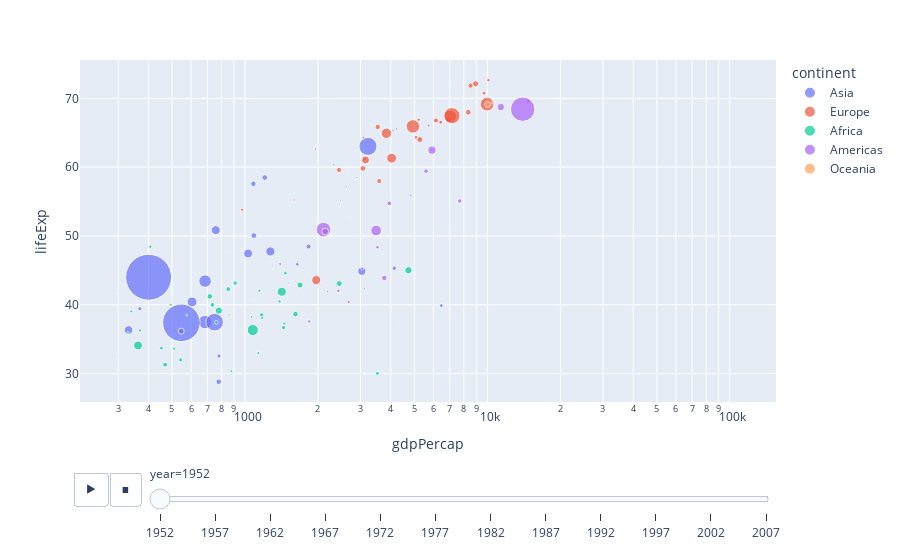

The notebook cell saved with this chart:
### Code cell
fig = px.scatter(df, x="gdpPercap", y="lifeExp",
	         size="pop", color="continent", animation_frame = "year",
                 hover_name="country", log_x=True, size_max=50)
fig.show()

### Figure 1 — Plotly figure (JSON) as saved in the notebook; plotly's stock layout.template omitted (floating-point values rounded to 4 significant figures)
{"data": [{"hovertemplate": "<b>%{hovertext}</b><br><br>continent=Asia<br>year=1952<br>gdpPercap=%{x}<br>lifeExp=%{y}<br>pop=%{marker.size}<extra></extra>", "hovertext": ["Afghanistan", "Bahrain", "Bangladesh", "Cambodia", "China", "Hong Kong, China", "India", "Indonesia", "Iran", "Iraq", "Israel", "Japan", "Jordan", "Korea, Dem. Rep.", "Korea, Rep.", "Kuwait", "Lebanon", "Malaysia", "Mongolia", "Myanmar", "Nepal", "Oman", "Pakistan", "Philippines", "Saudi Arabia", "Singapore", "Sri Lanka", "Syria", "Taiwan", "Thailand", "Vietnam", "West Bank and Gaza", "Yemen, Rep."], "legendgroup": "Asia", "marker": {"color": "#636efa", "size": [8425333, 120447, 46886859, 4693836, 556263527, 2125900, 372000000, 82052000, 17272000, 5441766, 1620914, 86459025, 607914, 8865488, 20947571, 160000, 1439529, 6748378, 800663, 20092996, 9182536, 507833, 41346560, 22438691, 4005677, 1127000, 7982342, 3661549, 8550362, 21289402, 26246839, 1030585, 4963829], "sizemode": "area", "sizeref": 527500.0, "symbol": "circle"}, "mode": "markers", "name": "Asia", "orientation": "v", "showlegend": true, "type": "scatter", "x": [779.4, 9867.0, 684.2, 368.5, 400.4, 3054.0, 546.6, 749.7, 3035.0, 4130.0, 4087.0, 3217.0, 1547.0, 1088.0, 1031.0, 108400.0, 4835.0, 1831.0, 786.6, 331, 545.9, 1828.0, 684.6, 1273.0, 6460.0, 2315.0, 1084.0, 1643.0, 1207.0, 757.8, 605.1, 1516.0, 781.7], "xaxis": "x", "y": [28.8, 50.94, 37.48, 39.42, 44, 60.96, 37.37, 37.47, 44.87, 45.32, 65.39, 63.03, 43.16, 50.06, 47.45, 55.56, 55.93, 48.46, 42.24, 36.32, 36.16, 37.58, 43.44, 47.75, 39.88, 60.4, 57.59, 45.88, 58.5, 50.85, 40.41, 43.16, 32.55], "yaxis": "y"}, {"hovertemplate": "<b>%{hovertext}</b><br><br>continent=Europe<br>year=1952<br>gdpPercap=%{x}<br>lifeExp=%{y}<br>pop=%{marker.size}<extra></extra>", "hovertext": ["Albania", "Austria", "Belgium", "Bosnia and Herzegovina", "Bulgaria", "Croatia", "Czech Republic", "Denmark", "Finland", "France", "Germany", "Greece", "Hungary", "Iceland", "Ireland", "Italy", "Montenegro", "Netherlands", "Norway", "Poland", "Portugal", "Romania", "Serbia", "Slovak Republic", "Slovenia", "Spain", "Sweden", "Switzerland", "Turkey", "United Kingdom"], "legendgroup": "Europe", "marker": {"color": "#EF553B", "size": [1282697, 6927772, 8730405, 2791000, 7274900, 3882229, 9125183, 4334000, 4090500, 42459667, 69145952, 7733250, 9504000, 147962, 2952156, 47666000, 413834, 10381988, 3327728, 25730551, 8526050, 16630000, 6860147, 3558137, 1489518, 28549870, 7124673, 4815000, 22235677, 50430000], "sizemode": "area", "sizeref": 527500.0, "symbol": "circle"}, "mode": "markers", "name": "Europe", "orientation": "v", "showlegend": true, "type": "scatter", "x": [1601.0, 6137.0, 8343.0, 973.5, 2444.0, 3119.0, 6876.0, 9692.0, 6425.0, 7030.0, 7144.0, 3531.0, 5264.0, 7268.0, 5210.0, 4931.0, 2648.0, 8942.0, 10100.0, 4029.0, 3068.0, 3145.0, 3581.0, 5075.0, 4215.0, 3834.0, 8528.0, 14730.0, 1969.0, 9980.0], "xaxis": "x", "y": [55.23, 66.8, 68, 53.82, 59.6, 61.21, 66.87, 70.78, 66.55, 67.41, 67.5, 65.86, 64.03, 72.49, 66.91, 65.94, 59.16, 72.13, 72.67, 61.31, 59.82, 61.05, 58.0, 64.36, 65.57, 64.94, 71.86, 69.62, 43.59, 69.18], "yaxis": "y"}, {"hovertemplate": "<b>%{hovertext}</b><br><br>continent=Africa<br>year=1952<br>gdpPercap=%{x}<br>lifeExp=%{y}<br>pop=%{marker.size}<extra></extra>", "hovertext": ["Algeria", "Angola", "Benin", "Botswana", "Burkina Faso", "Burundi", "Cameroon", "Central African Republic", "Chad", "Comoros", "Congo, Dem. Rep.", "Congo, Rep.", "Cote d'Ivoire", "Djibouti", "Egypt", "Equatorial Guinea", "Eritrea", "Ethiopia", "Gabon", "Gambia", "Ghana", "Guinea", "Guinea-Bissau", "Kenya", "Lesotho", "Liberia", "Libya", "Madagascar", "Malawi", "Mali", "Mauritania", "Mauritius", "Morocco", "Mozambique", "Namibia", "Niger", "Nigeria", "Reunion", "Rwanda", "Sao Tome and Principe", "Senegal", "Sierra Leone", "Somalia", "South Africa", "Sudan", "Swaziland", "Tanzania", "Togo", "Tunisia", "Uganda", "Zambia", "Zimbabwe"], "legendgroup": "Africa", "marker": {"color": "#00cc96", "size": [9279525, 4232095, 1738315, 442308, 4469979, 2445618, 5009067, 1291695, 2682462, 153936, 14100005, 854885, 2977019, 63149, 22223309, 216964, 1438760, 20860941, 420702, 284320, 5581001, 2664249, 580653, 6464046, 748747, 863308, 1019729, 4762912, 2917802, 3838168, 1022556, 516556, 9939217, 6446316, 485831, 3379468, 33119096, 257700, 2534927, 60011, 2755589, 2143249, 2526994, 14264935, 8504667, 290243, 8322925, 1219113, 3647735, 5824797, 2672000, 3080907], "sizemode": "area", "sizeref": 527500.0, "symbol": "circle"}, "mode": "markers", "name": "Africa", "orientation": "v", "showlegend": true, "type": "scatter", "x": [2449.0, 3521.0, 1063.0, 851.2, 543.3, 339.3, 1173.0, 1071.0, 1179.0, 1103.0, 780.5, 2126.0, 1389.0, 2670.0, 1419.0, 375.6, 328.9, 362.1, 4293.0, 485.2, 911.3, 510.2, 299.9, 853.5, 298.8, 575.6, 2388.0, 1443.0, 369.2, 452.3, 743.1, 1968.0, 1688.0, 468.5, 2424.0, 761.9, 1077.0, 2719.0, 493.3, 879.6, 1450.0, 879.8, 1136.0, 4725.0, 1616.0, 1148.0, 716.7, 859.8, 1468.0, 734.8, 1147.0, 406.9], "xaxis": "x", "y": [43.08, 30.02, 38.22, 47.62, 31.98, 39.03, 38.52, 35.46, 38.09, 40.72, 39.14, 42.11, 40.48, 34.81, 41.89, 34.48, 35.93, 34.08, 37.0, 30, 43.15, 33.61, 32.5, 42.27, 42.14, 38.48, 42.72, 36.68, 36.26, 33.69, 40.54, 50.99, 42.87, 31.29, 41.73, 37.44, 36.32, 52.72, 40, 46.47, 37.28, 30.33, 32.98, 45.01, 38.63, 41.41, 41.22, 38.6, 44.6, 39.98, 42.04, 48.45], "yaxis": "y"}, {"hovertemplate": "<b>%{hovertext}</b><br><br>continent=Americas<br>year=1952<br>gdpPercap=%{x}<br>lifeExp=%{y}<br>pop=%{marker.size}<extra></extra>", "hovertext": ["Argentina", "Bolivia", "Brazil", "Canada", "Chile", "Colombia", "Costa Rica", "Cuba", "Dominican Republic", "Ecuador", "El Salvador", "Guatemala", "Haiti", "Honduras", "Jamaica", "Mexico", "Nicaragua", "Panama", "Paraguay", "Peru", "Puerto Rico", "Trinidad and Tobago", "United States", "Uruguay", "Venezuela"], "legendgroup": "Americas", "marker": {"color": "#ab63fa", "size": [17876956, 2883315, 56602560, 14785584, 6377619, 12350771, 926317, 6007797, 2491346, 3548753, 2042865, 3146381, 3201488, 1517453, 1426095, 30144317, 1165790, 940080, 1555876, 8025700, 2227000, 662850, 157553000, 2252965, 5439568], "sizemode": "area", "sizeref": 527500.0, "symbol": "circle"}, "mode": "markers", "name": "Americas", "orientation": "v", "showlegend": true, "type": "scatter", "x": [5911.0, 2677.0, 2109.0, 11370.0, 3940.0, 2144.0, 2627.0, 5587.0, 1398.0, 3522.0, 3048.0, 2428.0, 1840.0, 2195.0, 2899.0, 3478.0, 3112.0, 2480.0, 1952.0, 3759.0, 3082.0, 3023.0, 13990.0, 5717.0, 7690.0], "xaxis": "x", "y": [62.48, 40.41, 50.92, 68.75, 54.74, 50.64, 57.21, 59.42, 45.93, 48.36, 45.26, 42.02, 37.58, 41.91, 58.53, 50.79, 42.31, 55.19, 62.65, 43.9, 64.28, 59.1, 68.44, 66.07, 55.09], "yaxis": "y"}, {"hovertemplate": "<b>%{hovertext}</b><br><br>continent=Oceania<br>year=1952<br>gdpPercap=%{x}<br>lifeExp=%{y}<br>pop=%{marker.size}<extra></extra>", "hovertext": ["Australia", "New Zealand"], "legendgroup": "Oceania", "marker": {"color": "#FFA15A", "size": [8691212, 1994794], "sizemode": "area", "sizeref": 527500.0, "symbol": "circle"}, "mode": "markers", "name": "Oceania", "orientation": "v", "showlegend": true, "type": "scatter", "x": [10040.0, 10560.0], "xaxis": "x", "y": [69.12, 69.39], "yaxis": "y"}], "layout": {"legend": {"itemsizing": "constant", "title": {"text": "continent"}, "tracegroupgap": 0}, "margin": {"t": 60}, "sliders": [{"active": 0, "currentvalue": {"prefix": "year="}, "len": 0.9, "pad": {"b": 10, "t": 60}, "steps": [{"args": [["1952"], {"frame": {"duration": 0, "redraw": false}, "fromcurrent": true, "mode": "immediate", "transition": {"duration": 0, "easing": "linear"}}], "label": "1952", "method": "animate"}, {"args": [["1957"], {"frame": {"duration": 0, "redraw": false}, "fromcurrent": true, "mode": "immediate", "transition": {"duration": 0, "easing": "linear"}}], "label": "1957", "method": "animate"}, {"args": [["1962"], {"frame": {"duration": 0, "redraw": false}, "fromcurrent": true, "mode": "immediate", "transition": {"duration": 0, "easing": "linear"}}], "label": "1962", "method": "animate"}, {"args": [["1967"], {"frame": {"duration": 0, "redraw": false}, "fromcurrent": true, "mode": "immediate", "transition": {"duration": 0, "easing": "linear"}}], "label": "1967", "method": "animate"}, {"args": [["1972"], {"frame": {"duration": 0, "redraw": false}, "fromcurrent": true, "mode": "immediate", "transition": {"duration": 0, "easing": "linear"}}], "label": "1972", "method": "animate"}, {"args": [["1977"], {"frame": {"duration": 0, "redraw": false}, "fromcurrent": true, "mode": "immediate", "transition": {"duration": 0, "easing": "linear"}}], "label": "1977", "method": "animate"}, {"args": [["1982"], {"frame": {"duration": 0, "redraw": false}, "fromcurrent": true, "mode": "immediate", "transition": {"duration": 0, "easing": "linear"}}], "label": "1982", "method": "animate"}, {"args": [["1987"], {"frame": {"duration": 0, "redraw": false}, "fromcurrent": true, "mode": "immediate", "transition": {"duration": 0, "easing": "linear"}}], "label": "1987", "method": "animate"}, {"args": [["1992"], {"frame": {"duration": 0, "redraw": false}, "fromcurrent": true, "mode": "immediate", "transition": {"duration": 0, "easing": "linear"}}], "label": "1992", "method": "animate"}, {"args": [["1997"], {"frame": {"duration": 0, "redraw": false}, "fromcurrent": true, "mode": "immediate", "transition": {"duration": 0, "easing": "linear"}}], "label": "1997", "method": "animate"}, {"args": [["2002"], {"frame": {"duration": 0, "redraw": false}, "fromcurrent": true, "mode": "immediate", "transition": {"duration": 0, "easing": "linear"}}], "label": "2002", "method": "animate"}, {"args": [["2007"], {"frame": {"duration": 0, "redraw": false}, "fromcurrent": true, "mode": "immediate", "transition": {"duration": 0, "easing": "linear"}}], "label": "2007", "method": "animate"}], "x": 0.1, "xanchor": "left", "y": 0, "yanchor": "top"}], "updatemenus": [{"buttons": [{"args": [null, {"frame": {"duration": 500, "redraw": false}, "fromcurrent": true, "mode": "immediate", "transition": {"duration": 500, "easing": "linear"}}], "label": "&#9654;", "method": "animate"}, {"args": [[null], {"frame": {"duration": 0, "redraw": false}, "fromcurrent": true, "mode": "immediate", "transition": {"duration": 0, "easing": "linear"}}], "label": "&#9724;", "method": "animate"}], "direction": "left", "pad": {"r": 10, "t": 70}, "showactive": false, "type": "buttons", "x": 0.1, "xanchor": "right", "y": 0, "yanchor": "top"}], "xaxis": {"anchor": "y", "domain": [0, 1], "title": {"text": "gdpPercap"}, "type": "log"}, "yaxis": {"anchor": "x", "domain": [0, 1], "title": {"text": "lifeExp"}}}}
